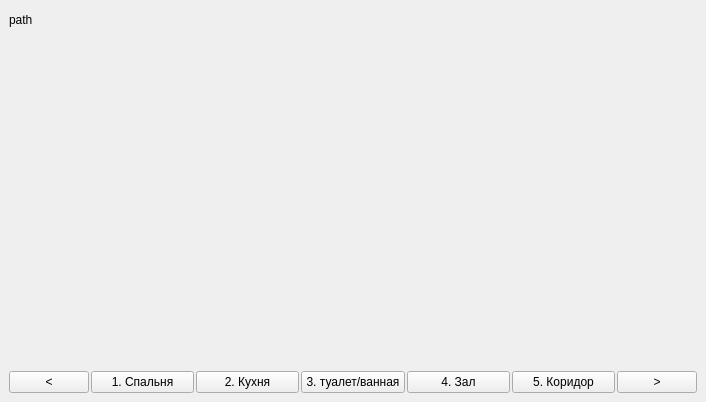
<?xml version="1.0" encoding="UTF-8"?>
<ui version="4.0">
 <class>MainWindow</class>
 <widget class="QMainWindow" name="MainWindow">
  <property name="geometry">
   <rect>
    <x>0</x>
    <y>0</y>
    <width>706</width>
    <height>402</height>
   </rect>
  </property>
  <property name="windowTitle">
   <string>Разметка</string>
  </property>
  <widget class="QWidget" name="centralwidget">
   <layout class="QGridLayout" name="gridLayout">
    <item row="0" column="0">
     <layout class="QVBoxLayout" name="verticalLayout" stretch="1,16,0">
      <item>
       <widget class="QLabel" name="infoLabel">
        <property name="text">
         <string>path</string>
        </property>
       </widget>
      </item>
      <item>
       <widget class="QLabel" name="imageView">
        <property name="midLineWidth">
         <number>0</number>
        </property>
        <property name="text">
         <string/>
        </property>
       </widget>
      </item>
      <item>
       <layout class="QHBoxLayout" name="horizontalLayout" stretch="0,4,4,4,4,4,0">
        <property name="spacing">
         <number>2</number>
        </property>
        <property name="sizeConstraint">
         <enum>QLayout::SetMinimumSize</enum>
        </property>
        <property name="bottomMargin">
         <number>0</number>
        </property>
        <item>
         <widget class="QPushButton" name="leftButton">
          <property name="enabled">
           <bool>true</bool>
          </property>
          <property name="mouseTracking">
           <bool>false</bool>
          </property>
          <property name="tabletTracking">
           <bool>false</bool>
          </property>
          <property name="autoFillBackground">
           <bool>false</bool>
          </property>
          <property name="text">
           <string>&lt;</string>
          </property>
          <property name="checkable">
           <bool>false</bool>
          </property>
          <property name="autoExclusive">
           <bool>true</bool>
          </property>
          <property name="autoDefault">
           <bool>false</bool>
          </property>
          <property name="default">
           <bool>false</bool>
          </property>
          <property name="flat">
           <bool>false</bool>
          </property>
         </widget>
        </item>
        <item>
         <widget class="QPushButton" name="button1">
          <property name="enabled">
           <bool>true</bool>
          </property>
          <property name="mouseTracking">
           <bool>false</bool>
          </property>
          <property name="tabletTracking">
           <bool>false</bool>
          </property>
          <property name="autoFillBackground">
           <bool>false</bool>
          </property>
          <property name="text">
           <string>1. Cпальня</string>
          </property>
          <property name="checkable">
           <bool>false</bool>
          </property>
          <property name="autoExclusive">
           <bool>true</bool>
          </property>
          <property name="autoDefault">
           <bool>false</bool>
          </property>
          <property name="default">
           <bool>false</bool>
          </property>
          <property name="flat">
           <bool>false</bool>
          </property>
         </widget>
        </item>
        <item>
         <widget class="QPushButton" name="button2">
          <property name="enabled">
           <bool>true</bool>
          </property>
          <property name="mouseTracking">
           <bool>false</bool>
          </property>
          <property name="tabletTracking">
           <bool>false</bool>
          </property>
          <property name="autoFillBackground">
           <bool>false</bool>
          </property>
          <property name="text">
           <string>2. Кухня</string>
          </property>
          <property name="checkable">
           <bool>false</bool>
          </property>
          <property name="autoExclusive">
           <bool>true</bool>
          </property>
          <property name="autoDefault">
           <bool>false</bool>
          </property>
          <property name="default">
           <bool>false</bool>
          </property>
          <property name="flat">
           <bool>false</bool>
          </property>
         </widget>
        </item>
        <item>
         <widget class="QPushButton" name="button3">
          <property name="enabled">
           <bool>true</bool>
          </property>
          <property name="mouseTracking">
           <bool>false</bool>
          </property>
          <property name="tabletTracking">
           <bool>false</bool>
          </property>
          <property name="autoFillBackground">
           <bool>false</bool>
          </property>
          <property name="text">
           <string>3. туалет/ванная</string>
          </property>
          <property name="checkable">
           <bool>false</bool>
          </property>
          <property name="autoExclusive">
           <bool>true</bool>
          </property>
          <property name="autoDefault">
           <bool>false</bool>
          </property>
          <property name="default">
           <bool>false</bool>
          </property>
          <property name="flat">
           <bool>false</bool>
          </property>
         </widget>
        </item>
        <item>
         <widget class="QPushButton" name="button4">
          <property name="enabled">
           <bool>true</bool>
          </property>
          <property name="mouseTracking">
           <bool>false</bool>
          </property>
          <property name="tabletTracking">
           <bool>false</bool>
          </property>
          <property name="autoFillBackground">
           <bool>false</bool>
          </property>
          <property name="text">
           <string>4. Зал</string>
          </property>
          <property name="checkable">
           <bool>false</bool>
          </property>
          <property name="autoExclusive">
           <bool>true</bool>
          </property>
          <property name="autoDefault">
           <bool>false</bool>
          </property>
          <property name="default">
           <bool>false</bool>
          </property>
          <property name="flat">
           <bool>false</bool>
          </property>
         </widget>
        </item>
        <item>
         <widget class="QPushButton" name="button5">
          <property name="enabled">
           <bool>true</bool>
          </property>
          <property name="mouseTracking">
           <bool>false</bool>
          </property>
          <property name="tabletTracking">
           <bool>false</bool>
          </property>
          <property name="autoFillBackground">
           <bool>false</bool>
          </property>
          <property name="text">
           <string>5. Коридор</string>
          </property>
          <property name="checkable">
           <bool>false</bool>
          </property>
          <property name="autoExclusive">
           <bool>true</bool>
          </property>
          <property name="autoDefault">
           <bool>false</bool>
          </property>
          <property name="default">
           <bool>false</bool>
          </property>
          <property name="flat">
           <bool>false</bool>
          </property>
         </widget>
        </item>
        <item>
         <widget class="QPushButton" name="rightButton">
          <property name="enabled">
           <bool>true</bool>
          </property>
          <property name="sizePolicy">
           <sizepolicy hsizetype="Minimum" vsizetype="Fixed">
            <horstretch>0</horstretch>
            <verstretch>0</verstretch>
           </sizepolicy>
          </property>
          <property name="mouseTracking">
           <bool>false</bool>
          </property>
          <property name="tabletTracking">
           <bool>false</bool>
          </property>
          <property name="autoFillBackground">
           <bool>false</bool>
          </property>
          <property name="text">
           <string>&gt;</string>
          </property>
          <property name="checkable">
           <bool>false</bool>
          </property>
          <property name="autoExclusive">
           <bool>true</bool>
          </property>
          <property name="autoDefault">
           <bool>false</bool>
          </property>
          <property name="default">
           <bool>false</bool>
          </property>
          <property name="flat">
           <bool>false</bool>
          </property>
         </widget>
        </item>
       </layout>
      </item>
     </layout>
    </item>
   </layout>
  </widget>
 </widget>
 <resources/>
 <connections/>
</ui>
